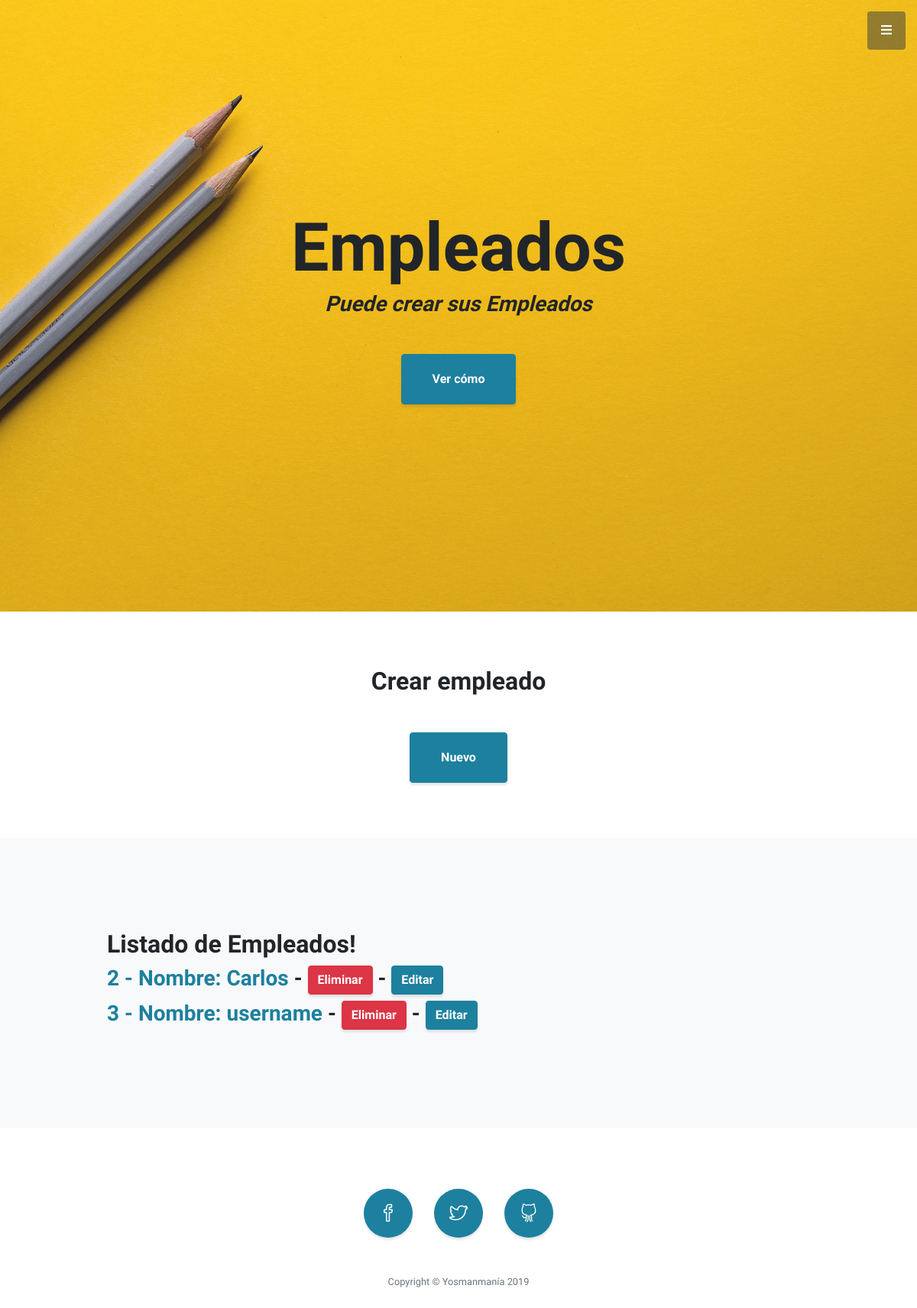
Before: /app/user_list/ with the older database file.
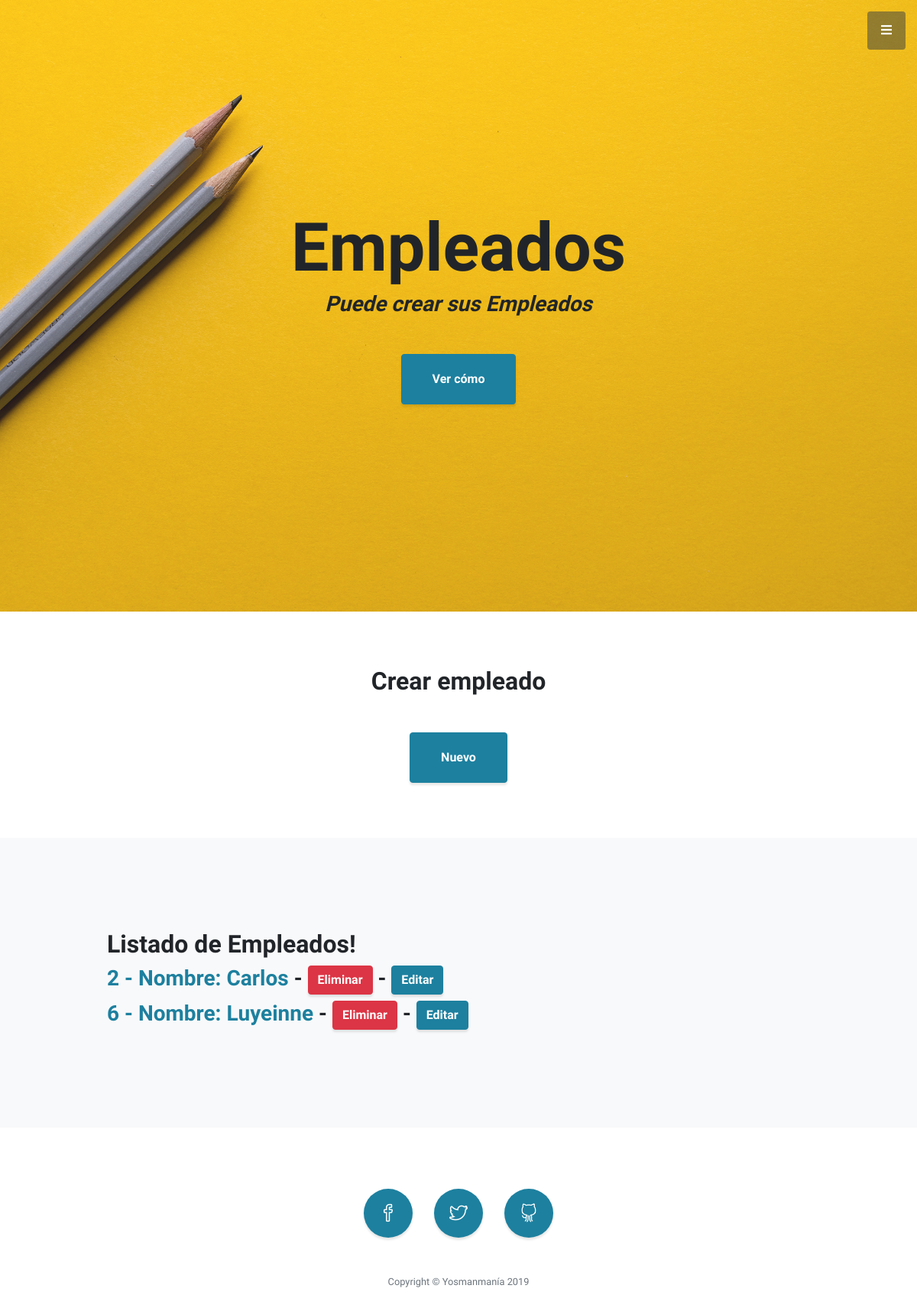
After: the same page with the newer database file.
### app/models.py (models this page shows, shortened)
class User(AbstractBaseUser):
    username = models.CharField(
        max_length=200,
        verbose_name='nombre',
        default='name'
    )
    charge = models.CharField(
        max_length=200,
        verbose_name='Cargo',
        default='test'
    )
    salary = models.CharField(
        max_length=200,
        verbose_name='Salario',
    )
    income_date = models.DateField(
        verbose_name='Fecha de ingreso',
        auto_now=False
    )
    email = models.EmailField(
        verbose_name='email address',
        default='email@demo.co'
    )
    is_active = models.BooleanField(
        verbose_name='Estado',
        default=True
    )
    USERNAME_FIELD = 'email'
    REQUIRED_FIELDS = []
    class Meta:
        verbose_name = 'Usuario'
        verbose_name_plural = 'Usuarios'

### app/views.py (the view)
class UserListView(ListView):
    model = models.User
    template = 'user_list.html'
    def get_context_data(self, **kwargs):
        context = super().get_context_data(**kwargs)
        return context
    def get_queryset(self):
        queryset = models.User.objects.all()
        return queryset

### app/templates/user_list.html (shortened to what this page needs)
<!DOCTYPE html>
<html lang="en">
<head>
  <link href="/static/vendor/bootstrap/css/bootstrap.min.css" rel="stylesheet">
  <link href="/static/vendor/fontawesome-free/css/all.min.css" rel="stylesheet" type="text/css">
  <link href="/static/vendor/simple-line-icons/css/simple-line-icons.css" rel="stylesheet">
  <link href="/static/css/stylish-portfolio.min.css" rel="stylesheet">
</head>
{% block foo %}
   {% include "menu.html" %}
{% endblock %}
<body id="page-top">
<header class="masthead d-flex">
    <div class="container text-center my-auto">
      <h1 class="mb-1">Empleados</h1>
      <h3 class="mb-5">
        <em>Puede crear sus Empleados</em>
      </h3>
      <a class="btn btn-primary btn-xl js-scroll-trigger" href="#about">Ver cómo</a>
    </div>
</header>
  <section >
    <br>
    <br>
    <br>
    <div class="container text-center">
      <h2 class="mx-auto mb-5">Crear empleado</h2>
      <a class="btn btn-primary btn-xl" href="/app/user_create/">Nuevo</a>
    </div>
    <br>
    <br>
    <br>
  </section>
  <section class="content-section bg-light" id="about">
    <div class="container">
      <div class="row">
        <div class="col-lg-10 mx-auto">
          <h2>Listado de Empleados!</h2>
            {% for user in object_list %}
            <h3 class="user-item__header-title">
                <a href="/app/user/{{ user.id }}/"> {{ user.id }} - Nombre: {{ user.username }}</a>
                - <a href="/app/user-delete/{{ user.id }}/" class="btn btn-danger">Eliminar</a>
                - <a href="/app/user_update/{{ user.id }}/" class="btn btn-primary">Editar</a>
            </h3>
            {% empty %}
                <p class="lead mb-5">No hay resultados</p>
            {% endfor %}
        </div>
      </div>
    </div>
  </section>
  <footer class="footer text-center">
    <div class="container">
      <ul class="list-inline mb-5">
        <li class="list-inline-item">
          <a class="social-link rounded-circle text-white mr-3" href="#">
            <i class="icon-social-facebook"></i>
          </a>
        </li>
        <li class="list-inline-item">
          <a class="social-link rounded-circle text-white mr-3" href="#">
            <i class="icon-social-twitter"></i>
          </a>
        </li>
        <li class="list-inline-item">
          <a class="social-link rounded-circle text-white" href="#">
            <i class="icon-social-github"></i>
          </a>
        </li>
      </ul>
      <p class="text-muted small mb-0">Copyright &copy; Yosmanmanía 2019</p>
    </div>
  </footer>
</body>
</html>

### app/templates/menu.html (shortened to what this page needs)
  <a class="menu-toggle rounded" href="#">
    <i class="fas fa-bars"></i>
  </a>

Changed rows visible on the page:
removed User: id "3", username "username"
added User: id "6", username "Luyeinne"
